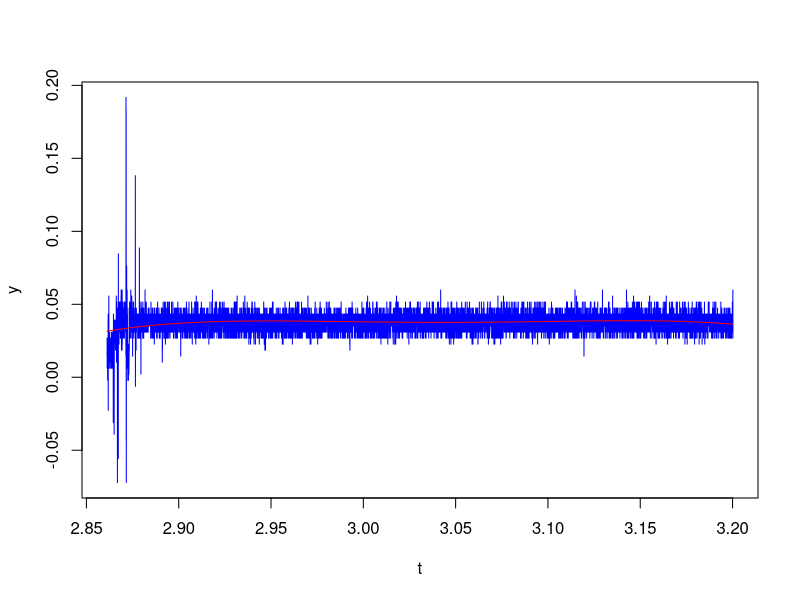
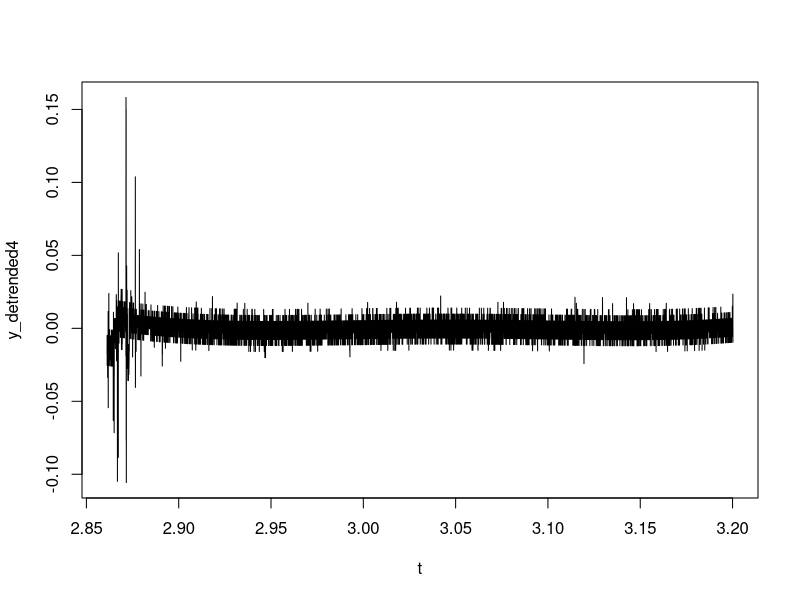

Generate these figures, in order, with R:
### LINEAR REGRESSION STANDALONE ##########################################################
### Ro Neumann, 2015 ###########################################################

### INPUT: Time series with first column = time, 2nd  = data
### OUTPUT: trendline --> 1 column matrix, data values
###         y_detrended --> 1 column matrix, data values


# data=read.table("Exercise3-3.txt", sep=" ")
# t = as.numeric(unlist(data[1]))
# y = as.numeric(unlist(data[2]))

data = read.csv(file="Node383sm.csv", header = TRUE, skip = 15)
time = unlist(data[1])
index = as.numeric(unlist(data[2]))
Channel1 = as.numeric(unlist(data[3]))

time=toString(time) 
timeSplit = strsplit(time, ",") 
timeSplit = unlist(timeSplit) 
timeSplit = gsub(" ", "", timeSplit, fixed = TRUE)    # remove redundant spaces in data
### DISSECT HOURS MINUTES SECONDS

dateComp = substr(timeSplit, 1, 10)   # cut out date
timeComp = substr(timeSplit, 11, 28)  # cut out time

hours <- numeric(0)   # create empty arrays to be filled
minutes <-numeric(0)
seconds <- numeric(0)


lT = length(timeComp) # get array length for loop

for (i in 1:lT) {
  timex = timeComp[[i]]    # take first element of string vector
  h = substr(timex, 1, 2)  # Cut string
  h = as.numeric(h)        # convert to hour value
  hours[i]=h   # add UTC component
  
  m = substr(timex, 4, 5)
  m = as.numeric(m)
  minutes[i]=m 
  
  s = substr(timex, 7, 15) 
  s = as.numeric(s)
  seconds[i]=s
}



timeInSeconds  <- numeric(0) 

for (i in 1:lT) {
  timeInSeconds[i]= (hours[i]*60*60) + (minutes[i]*60)+seconds[i]
}

# y = as.numeric(unlist)
# write.table(timeInSeconds, "C:/Users/ro/Desktop/TU-WS14-15 - 2015-04-09/GIS_project/R_coding/R_Ro/Singularity Problem/timestamps.txt", sep="\t") 
# write.table(Channel1, "C:/Users/ro/Desktop/TU-WS14-15 - 2015-04-09/GIS_project/R_coding/R_Ro/Singularity Problem/Channel1.txt", sep="\t") 


t = timeInSeconds/10000

y = Channel1


trend4 <- lm(y~poly(t,4,raw=TRUE))
d1 = summary(trend4)$coefficients[1,1]
d2 = summary(trend4)$coefficients[2,1]
d3 = summary(trend4)$coefficients[3,1]
d4 = summary(trend4)$coefficients[4,1]
d5 = summary(trend4)$coefficients[5,1]

tr4 = d1 + d2*t + d3*t^2 + d4*t^3 + d5*t^4

y_detrended4 = y-tr4


# PLOT Original data and trendline
plot(t,y,type="l",col="blue")
lines(t,tr4, col="red") 

# PLOT detrended data in new window
plot(t,y_detrended4,type="l",col="black")
